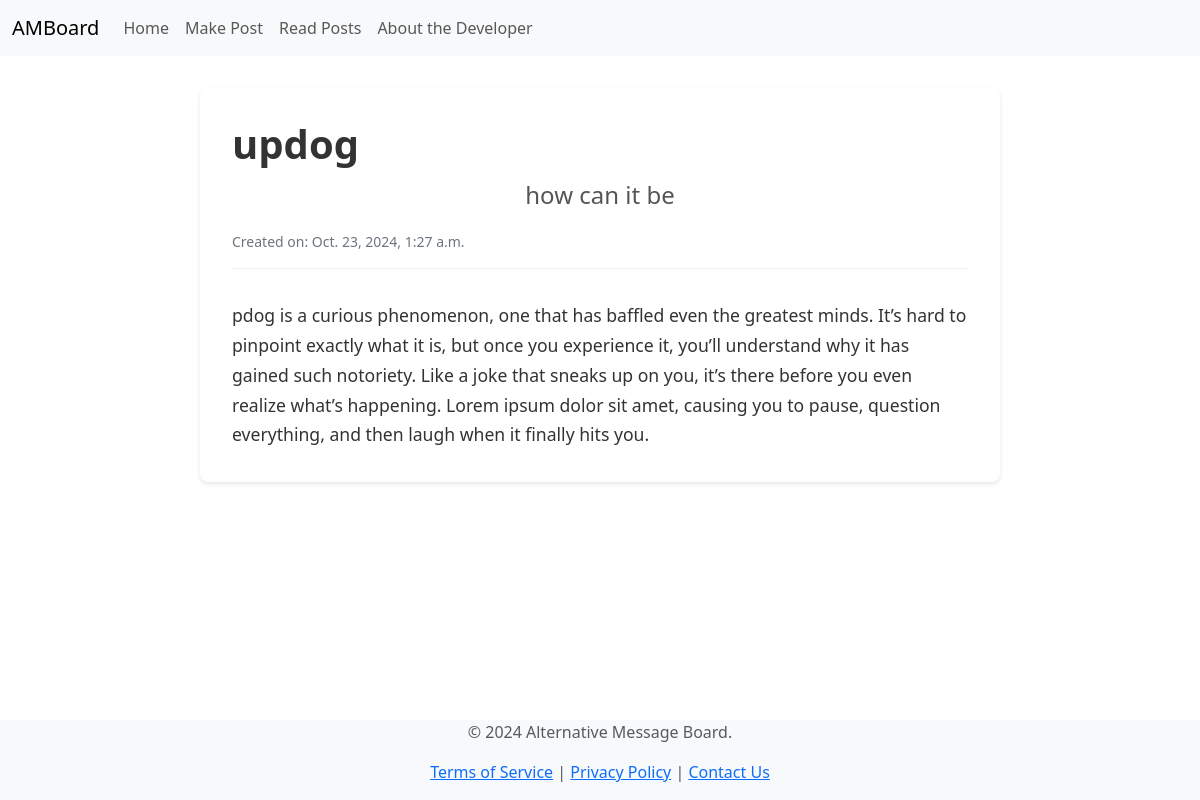
Page /posts/2/ on the committed database.
### posts/models.py (models this page shows, shortened)
class Post(models.Model):
    title = models.CharField(max_length=128)
    subtitle = models.CharField(max_length=256)
    body = models.TextField()
    created_on = models.DateTimeField(auto_now_add=True)

### posts/views.py (the view)
# urls.py: path("<int:pk>/", views.PostDetailView.as_view(), name="details"),
class PostDetailView(DetailView):
    template_name = "posts/detail.html"
    model = Post

### templates/posts/detail.html (shortened to what this page needs)
{% extends 'base.html' %}
{% block content %}
<article class="post-detail">
    <h1 class="post-title">{{ post.title }}</h1>
    <h3 class="post-subtitle">{{ post.subtitle }}</h3>
    <small class="post-meta">Created on: {{ post.created_on }}</small>
    <div class="post-content">
        {{ post.body }}
    </div>
</article>
{% endblock content %}

### static/css/base.css (style rules this page uses)
* { margin: 0; padding: 0; }
html, body { height: 100%; display: flex; flex-direction: column; }
.home-container h1, h3 { text-align: center; padding: 5px; }
.post-detail { max-width: 800px; margin: 2rem auto; padding: 2rem; background-color: #ffffff; border-radius: 8px; box-shadow: 0 2px 4px rgba(0, 0, 0, 0.1); }
.post-title { color: #333; font-size: 2.5rem; font-weight: 700; margin-bottom: 0.5rem; line-height: 1.2; }
.post-subtitle { color: #555; font-size: 1.5rem; font-weight: 500; margin-bottom: 1rem; }
.post-meta { display: block; color: #6c757d; font-size: 0.875rem; margin-bottom: 2rem; padding-bottom: 1rem; border-bottom: 1px solid #eee; }
.post-content { color: #333; font-size: 1.1rem; line-height: 1.7; margin-top: 1.5rem; }

### rows in the picture
Post: title "updog", subtitle "how can it be", created_on "Oct. 23, 2024, 1:27 a.m.", body "pdog is a curious phenomenon, one that has baffled even the greatest minds. It’s hard to pinpoint exactly what it is, but once you experience it, you’ll understand why it has gained such notoriety. Like a joke that sneaks up on you, it’s there before you even realize what’s happening. Lorem ipsum dolor sit amet, causing you to pause, question everything, and then laugh when it finally hits you."
